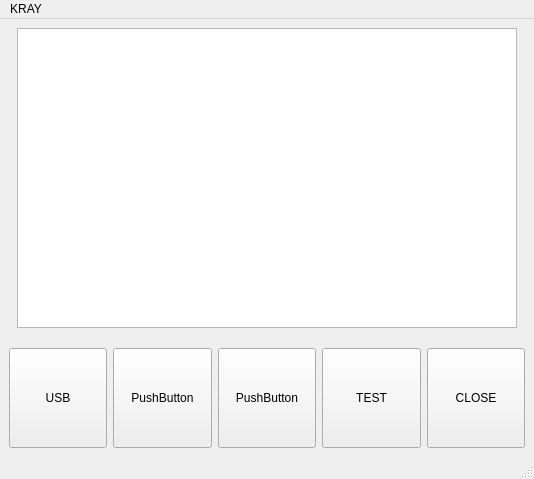
<?xml version="1.0" encoding="UTF-8"?>
<ui version="4.0">
 <class>Kray</class>
 <widget class="QMainWindow" name="Kray">
  <property name="geometry">
   <rect>
    <x>0</x>
    <y>0</y>
    <width>534</width>
    <height>479</height>
   </rect>
  </property>
  <property name="windowTitle">
   <string>Kray</string>
  </property>
  <widget class="QWidget" name="centralwidget">
   <layout class="QGridLayout" name="gridLayout">
    <item row="0" column="0">
     <layout class="QVBoxLayout" name="verticalLayout">
      <item>
       <layout class="QHBoxLayout" name="horizontalLayout_2">
        <item>
         <spacer name="horizontalSpacer">
          <property name="orientation">
           <enum>Qt::Horizontal</enum>
          </property>
          <property name="sizeHint" stdset="0">
           <size>
            <width>40</width>
            <height>20</height>
           </size>
          </property>
         </spacer>
        </item>
        <item>
         <widget class="QTextBrowser" name="textBrowser">
          <property name="minimumSize">
           <size>
            <width>500</width>
            <height>300</height>
           </size>
          </property>
          <property name="font">
           <font>
            <pointsize>14</pointsize>
           </font>
          </property>
         </widget>
        </item>
        <item>
         <spacer name="horizontalSpacer_2">
          <property name="orientation">
           <enum>Qt::Horizontal</enum>
          </property>
          <property name="sizeHint" stdset="0">
           <size>
            <width>40</width>
            <height>20</height>
           </size>
          </property>
         </spacer>
        </item>
       </layout>
      </item>
      <item>
       <spacer name="verticalSpacer">
        <property name="orientation">
         <enum>Qt::Vertical</enum>
        </property>
        <property name="sizeHint" stdset="0">
         <size>
          <width>20</width>
          <height>40</height>
         </size>
        </property>
       </spacer>
      </item>
      <item>
       <layout class="QHBoxLayout" name="horizontalLayout">
        <item>
         <widget class="QPushButton" name="btn_usb">
          <property name="minimumSize">
           <size>
            <width>0</width>
            <height>100</height>
           </size>
          </property>
          <property name="text">
           <string>USB</string>
          </property>
         </widget>
        </item>
        <item>
         <widget class="QPushButton" name="pushButton">
          <property name="minimumSize">
           <size>
            <width>0</width>
            <height>100</height>
           </size>
          </property>
          <property name="text">
           <string>PushButton</string>
          </property>
         </widget>
        </item>
        <item>
         <widget class="QPushButton" name="pushButton_2">
          <property name="minimumSize">
           <size>
            <width>0</width>
            <height>100</height>
           </size>
          </property>
          <property name="text">
           <string>PushButton</string>
          </property>
         </widget>
        </item>
        <item>
         <widget class="QPushButton" name="btn_test">
          <property name="minimumSize">
           <size>
            <width>0</width>
            <height>100</height>
           </size>
          </property>
          <property name="text">
           <string>TEST</string>
          </property>
         </widget>
        </item>
        <item>
         <widget class="QPushButton" name="btn_close">
          <property name="minimumSize">
           <size>
            <width>0</width>
            <height>100</height>
           </size>
          </property>
          <property name="text">
           <string>CLOSE</string>
          </property>
         </widget>
        </item>
       </layout>
      </item>
     </layout>
    </item>
   </layout>
  </widget>
  <widget class="QMenuBar" name="menubar">
   <property name="geometry">
    <rect>
     <x>0</x>
     <y>0</y>
     <width>534</width>
     <height>21</height>
    </rect>
   </property>
   <widget class="QMenu" name="menuKRAY">
    <property name="title">
     <string>KRAY</string>
    </property>
   </widget>
   <addaction name="menuKRAY"/>
  </widget>
  <widget class="QStatusBar" name="statusbar"/>
 </widget>
 <resources/>
 <connections/>
</ui>
